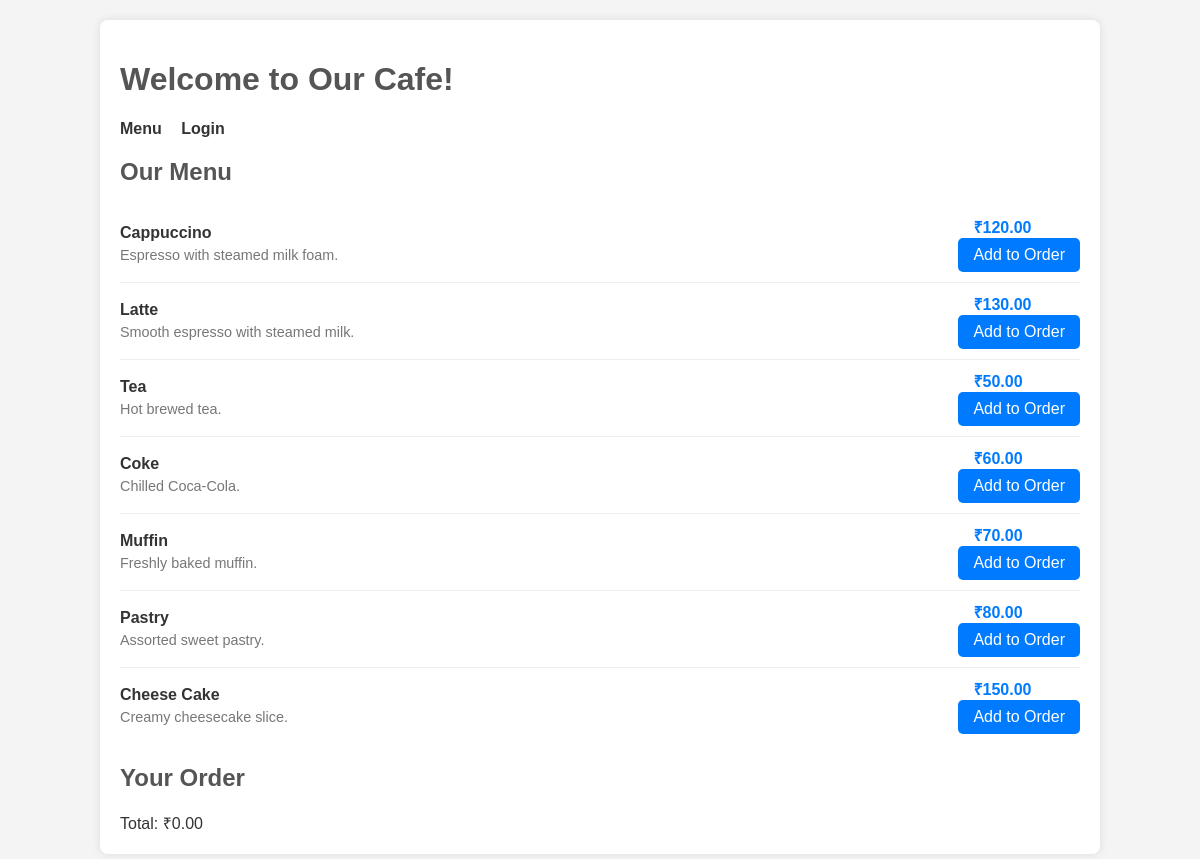
The page / on the database its author committed.
### tables this page shows
CREATE TABLE `items` (
  `item_id` int(11) NOT NULL,
  `name` varchar(100) NOT NULL,
  `description` text DEFAULT NULL,
  `price` decimal(10,2) NOT NULL,
  `category` varchar(50) DEFAULT NULL,
  `is_available` tinyint(1) DEFAULT 1
);

### index.php (the view, shortened to what this page needs)
<?php
require 'database.php';
try {
    $stmt = $pdo->query("SELECT * FROM items WHERE is_available = 1");
    $items = $stmt->fetchAll(PDO::FETCH_ASSOC);
} catch (PDOException $e) {
    die("Error fetching items: " . $e->getMessage());
}
?>
<!DOCTYPE html>
<html lang="en">
<head>
    <link rel="stylesheet" href="css/style.css">
</head>
<body>
    <div class="container">
        <h1>Welcome to Our Cafe!</h1>
        <nav>
            <ul>
                <li><a href="index.php">Menu</a></li>
                <?php if (isset($_SESSION['user_id'])): ?>
                    <li><a href="auth/logout.php">Logout</a></li>
                    <?php if ($_SESSION['role'] == 'administrator' || $_SESSION['role'] == 'manager'): ?>
                        <li><a href="admin/index.php">Admin Dashboard</a></li>
                    <?php elseif ($_SESSION['role'] == 'staff'): ?>
                        <li><a href="staff/place_order.php">Place Order</a></li>
                    <?php endif; ?>
                <?php else: ?>
                    <li><a href="auth/login.php">Login</a></li>
                <?php endif; ?>
            </ul>
        </nav>
        <h2>Our Menu</h2>
        <?php if (empty($items)): ?>
            <p>Our menu is currently empty. Please check back later.</p>
        <?php else: ?>
            <div class="menu">
                <?php foreach ($items as $item): ?>
                    <div class="menu-item" data-item-id="<?= $item['item_id'] ?>" data-item-name="<?= htmlspecialchars($item['name']) ?>" data-item-price="<?= $item['price'] ?>">
                        <div class="item-details">
                            <div class="item-name"><?= htmlspecialchars($item['name']) ?></div>
                            <?php if (!empty($item['description'])): ?>
                                <div class="item-description"><?= htmlspecialchars($item['description']) ?></div>
                            <?php endif; ?>
                        </div>
                        <div class="item-actions">
                            <div class="item-price">₹<?= htmlspecialchars(number_format($item['price'], 2)) ?></div>
                            <button class="add-to-order">Add to Order</button>
                        </div>
                    </div>
                <?php endforeach; ?>
            </div>
        <?php endif; ?>
        <div class="order-summary">
            <h2>Your Order</h2>
            <div id="order-total">Total: ₹0.00</div>
        </div>
    </div>
</body>
</html>

### css/style.css (style rules this page uses)
body { font-family: sans-serif; margin: 20px; background-color: #f4f4f4; color: #333; }
.container { max-width: 960px; margin: 0 auto; background-color: #fff; padding: 20px; border-radius: 8px; box-shadow: 0 0 10px rgba(0, 0, 0, 0.1); }
h1, h2, h3 { color: #555; }
.menu-item { border-bottom: 1px solid #eee; padding: 10px 0; display: flex; justify-content: space-between; align-items: center; }
.menu-item:last-child { border-bottom: none; }
.item-details { flex-grow: 1; }
.item-name { font-weight: bold; margin-bottom: 5px; }
.item-description { color: #777; font-size: 0.9em; }
.item-price { font-weight: bold; color: #007bff; margin-left: 15px; }
button { background-color: #007bff; color: white; border: none; padding: 8px 15px; border-radius: 5px; cursor: pointer; font-size: 1em; }
nav ul { list-style: none; padding: 0; margin-bottom: 20px; }
nav ul li { display: inline; margin-right: 15px; }
nav a { text-decoration: none; color: #333; font-weight: bold; }

### rows shown on the page
items: name "Cappuccino", description "Espresso with steamed milk foam.", price "120.00"
items: name "Latte", description "Smooth espresso with steamed milk.", price "130.00"
items: name "Tea", description "Hot brewed tea.", price "50.00"
items: name "Coke", description "Chilled Coca-Cola.", price "60.00"
items: name "Muffin", description "Freshly baked muffin.", price "70.00"
items: name "Pastry", description "Assorted sweet pastry.", price "80.00"
items: name "Cheese Cake", description "Creamy cheesecake slice.", price "150.00"
